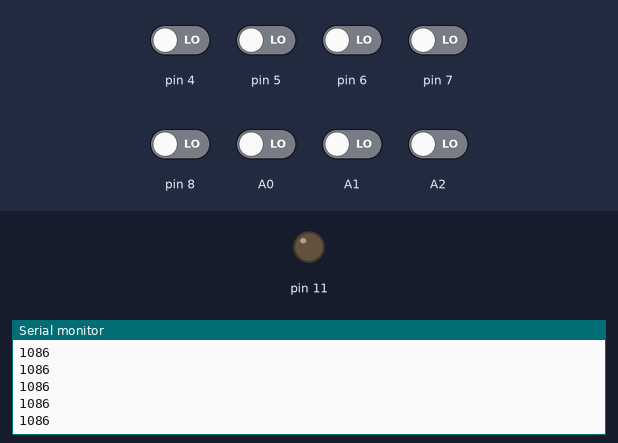
The sketch below on a simulated Arduino Nano, built with avr-gcc and run on an emulated ATmega328P. On the bench: output pins drawn as LEDs (lit = HIGH), the last lines printed to the serial monitor. The inputs (shaded band) are chosen by the test bench; at power-on: A0–2, pin 4–8 LOW.

Above: at 1.2 s.
1.3 s: pin 4 driven HIGH
At 2.0 s:
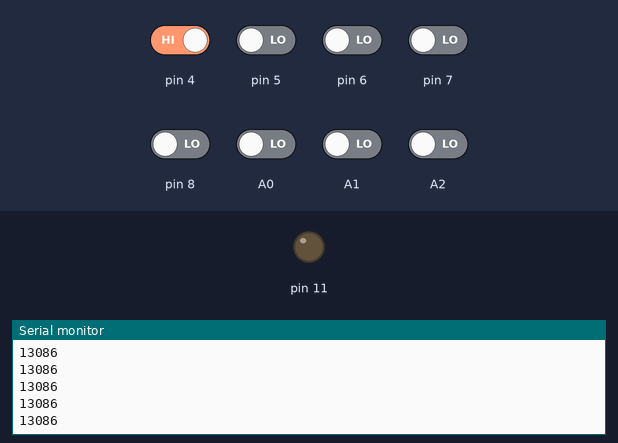
2.8 s: pin 5 driven HIGH
At 3.4 s:
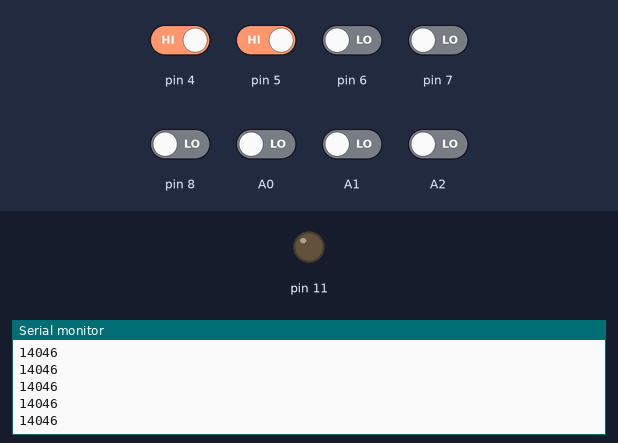
4.3 s: pin 6 driven HIGH
At 5.4 s:
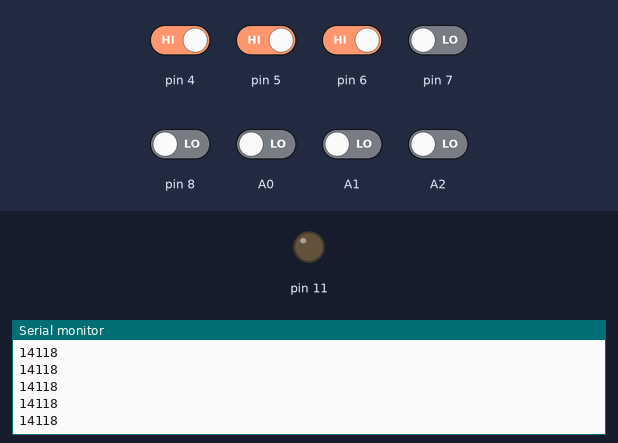
5.8 s: pin 7 driven HIGH
At 6.4 s:
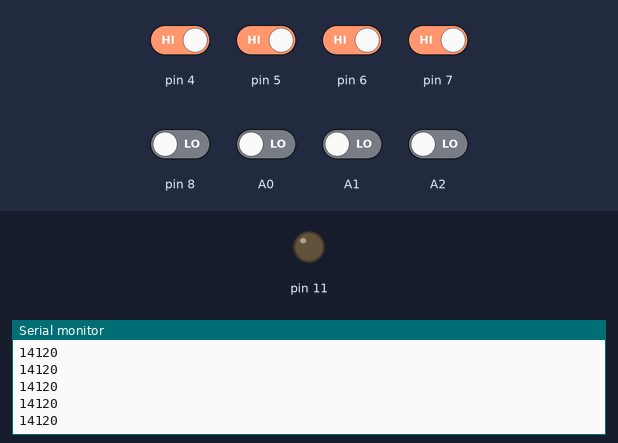
7.3 s: pin 8 driven HIGH
At 7.8 s:
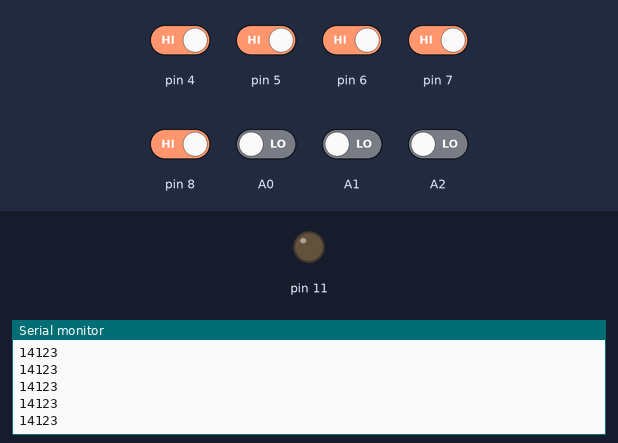
8.8 s: A0 driven HIGH
At 9.3 s:
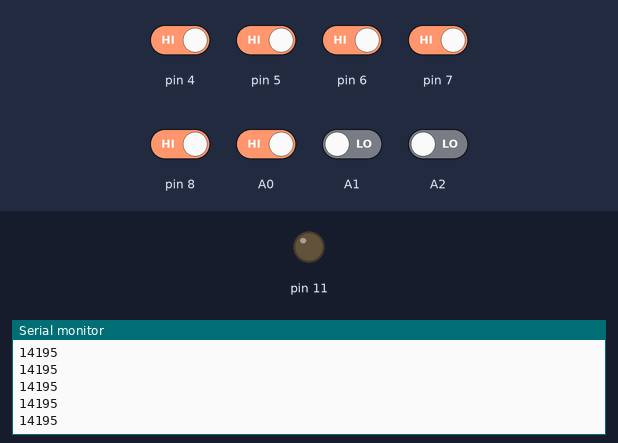
Timing chart, 0 to 11.3 s (numbered marks = the images above; inputs shaded):
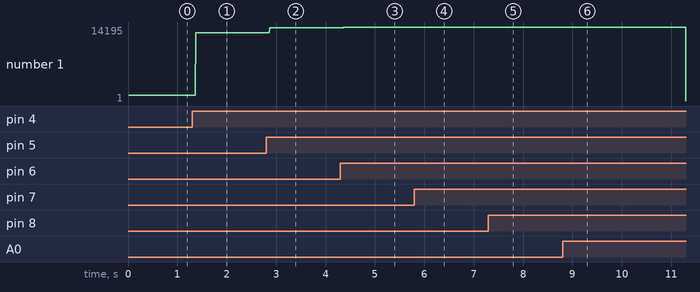

Measured:
- after the input at 1.3 s, the serial monitor: prints a new line after 0.07 s (image 1)
- after the input at 2.8 s, the serial monitor: prints a new line after 0.07 s (image 2)
- after the input at 4.3 s, the serial monitor: prints a new line after 0.07 s (image 3)
- after the input at 5.8 s, the serial monitor: prints a new line after 0.07 s (image 4)
- after the input at 7.3 s, the serial monitor: prints a new line after 0.07 s (image 5)
- after the input at 8.8 s, the serial monitor: prints a new line after 0.07 s (image 6)
- plotted number 1: 1086 → 13086 after the input at 1.3 s, 13086 → 14046 after the input at 2.8 s, 14046 → 14118 after the input at 4.3 s, 14118 → 14120 after the input at 5.8 s, 14120 → 14123 after the input at 7.3 s

The sketch:

MainDriver.ino
```cpp
#include "Global.h"
//#include "LineTrace.cpp"
bool ledState = false;
long lastTime;

void leftInterruptFunction() {
  LMotor.encoderValue++;
}

void rightInterruptFunction() {
  RMotor.encoderValue++;
}

//void setup() {
/*  Serial.begin(115200);
  TWBR = 12;
  Wire.begin();
  initQik();
  leftLaser.begin();
  rightLaser.begin();
  leftColor.begin();
  rightColor.begin();
  LMotor.resetEncoder();
  RMotor.resetEncoder();
  attachInterrupt(digitalPinToInterrupt(LMotor.getPort()),leftInterruptFunction,RISING);
  attachInterrupt(digitalPinToInterrupt(RMotor.getPort()),rightInterruptFunction,RISING);
  lastTime = millis();
  pinMode(LED, OUTPUT);*/
 // Serial.begin(9600);
//}

//void loop() {
 /* if (millis() - lastTime >= 1000) {
    ledState = !ledState;
    digitalWrite(LED, ledState ? HIGH : LOW);
    lastTime = millis();
  }
  lineTrace();
  if (frontPing.getDistance() < 7)
    obstacle();
  if (leftColor.getSilver() == cSilver && rightColor.getSilver() == cSilver) { //silver
    //double check
    evac();
  }*/
  //arrayPID();
//}
```

Evac.cpp
```cpp
#include "Global.h"

void evac() {

}
```

Global.cpp
```cpp
#include <QTRSensors.h>
#include "Global.h"
#include <SoftwareSerial.h>
#include <Adafruit_TCS34725.h>
#include <PololuQik.h>
#include <TCA9548A.h>
#include <VL53L0X.h>
#include <Wire.h>
#include "Pinmap.h"


#define NUM_SENSORS             8  // number of sensors used
#define TIMEOUT                 2500  // average 4 analog samples per sensor reading
#define EMITTER_PIN             12  // emitter is controlled by digital pin 2


Adafruit_TCS34725 colorSensorI2C = Adafruit_TCS34725(TCS34725_INTEGRATIONTIME_50MS, TCS34725_GAIN_4X);
TCA9548A mux = TCA9548A();
VL53L0X longRangeI2C = VL53L0X();
PololuQik2s12v10 motorController = PololuQik2s12v10(10, 9, 11);

QTRSensorsRC qtra((unsigned char[]) {4, 5, 6, 7, 8, A0, A1, A2},
  NUM_SENSORS, TIMEOUT, EMITTER_PIN);


void  initMotorController(){
  motorController.init();
}

Motor LMotor = Motor(0);
Motor RMotor = Motor(1);
LaserSensor leftLaser = LaserSensor(5);
PingSensor frontPing = PingSensor(4);
LaserSensor rightLaser = LaserSensor(7);
ColorSensor leftColor = ColorSensor(1, 0, 0, 0, 0, 0, 0);
ColorSensor rightColor = ColorSensor(2, 0, 0, 0, 0, 0, 0);

float wheelbase = 10;
const float encPerCM = 900 / (PI * 4);
#ifdef MSLSA
const int arrayThreshold = 0;
#else
const int arrayThreshold = 700;
#endif


/**
   Constructor for ColorSebsor
*/
ColorSensor::ColorSensor(int p, int bThresh, int wThresh, float rat, int lMin, int lMax, int temp)
  : port(port)
  , blackThreshold(bThresh)
  , whiteThreshold(wThresh)
  , greenRatio(rat)
  , luxMin(lMin)
  , luxMax(lMax)
  , tempThreshold(temp)
{
  r = 0;
  g = 0;
  b = 0;
  c = 0;
  currentColor = cInvalid;
}

/**
   Starts the color sensor's polling
*/
bool ColorSensor::begin() {
  mux.select(port);
  colorSensorI2C.begin();
}

/**
   Acts as wrapper for the getColorEx of the TCS34725 Sensor
*/
void ColorSensor::getColorRGB(int &r, int &g, int &b, int &c) {
  mux.select(port);
  colorSensorI2C.getRawDataEx(&r, &g, &b, &c);
  this->r = r;
  this->g = g;
  this->b = b;
  this->c = c;
}

uint16_t ColorSensor::getLux() {
  mux.select(port);
  int del;
  getColorRGB(del,del,del,del);
  return colorSensorI2C.calculateLux(r, g, b);
}

uint16_t ColorSensor::getColorTemperature() {
  mux.select(port);
  int del;
  getColorRGB(del,del,del,del);
  return colorSensorI2C.calculateColorTemperature(r, g, b);
}

/**
   Runs the rgb value through the threshold to determine color
*/
Color ColorSensor::getColor() {
  if (port < 0 || port > 7)
    return cInvalid;
  Color curr;
  mux.select(port);
  int red, green, blue, clear;
  do {
    getColorRGB(red, green, blue, clear);
    if (green < blackThreshold) {
      curr = cBlack;
      break;
    }
    if (green > whiteThreshold) {
      curr = cWhite;
      break;
    }
    if ((float)green / blue > greenRatio) {
      curr = cGreen;
      break;
    }
    //writeDebugStreamLine("GRADIENT %d: %d %d", sensor.address, green, red);
    curr = cGradient;
  } while (false);
  currentColor = curr;
  return curr;
}

Color ColorSensor::getSilver() {
  uint16_t temp = getColorTemperature();
  uint16_t lux = getLux();
  if (lux < luxMin)
    return cBlack;
  if (lux > luxMax || temp > tempThreshold)
    return cWhite;
  return cSilver;
}

/**
   Initializes laser sensor with port p
*/
LaserSensor::LaserSensor(int p)
  : port(p)
{
}

/**
   Starts continuous polling of laser sensor
*/
void LaserSensor::begin() {
  mux.select(port);
  longRangeI2C.init();
  longRangeI2C.setTimeout(500);
  longRangeI2C.setMeasurementTimingBudget(20000);
  longRangeI2C.startContinuous();
}

/**
   Reads the laser for value
*/
float LaserSensor::getDistance() {
  mux.select(port);
  return longRangeI2C.readRangeContinuousMillimeters() / (float) 10;
}

/**
   Initializes the ping sensor with signal pin p
*/
PingSensor::PingSensor(int p)
  : pin(p)
{
}

/**
   Gets distance of Ping sensor using digital pin
*/
float PingSensor::getDistance()
{
  long duration;
  pinMode(pin, OUTPUT);
  digitalWrite(pin, LOW);
  delayMicroseconds(2);
  digitalWrite(pin, HIGH);
  delayMicroseconds(5);
  digitalWrite(pin, LOW);

  pinMode(pin, INPUT);
  duration = pulseIn(pin, HIGH);
  return (float)duration / 29 / 2;
}

/**
   Intializes the motor with port p
*/
Motor::Motor(int p)
  : port(p)
  , encoderValue(0)
{
}

/**
   Sets power of motor
*/
void Motor::setPower(int power) {
  if (port == 0)
    Motor::setM0Power(power);
  else
    Motor::setM1Power(power);
}

/**
   Sets encoder count back to 0
*/
void Motor::resetEncoder() {
  encoderValue = 0;
}

/**
   Gets the current running to the motors
*/
int Motor::getCurrent() {
  if (port == 0)
    return Motor::getM0Current();
  else
    return Motor::getM1Current();
}

int Motor::getPort() {
  return port;
}

/**
   Gets the values of the light array
*/
int getArrayValues(int val[]) {
  int startValue = 0;
  int error = 0;
  /*if (sizeof(val) != (sizeof(int) * ARRAY_SIZE))
  {
    Serial.println("invalid");
    return 0;
  }*/
#ifdef MSLSA
  Wire.beginTransmission(0x14 >> 1);
  Wire.write(0x42);
  error = Wire.endTransmission();
  if (error != 0)
    return error;
  Wire.requestFrom(0x14 >> 1, 8);
  memset(0, val, sizeof(int)*ARRAY_SIZE);
  for (int i = startValue; Wire.available(); i++)
    val[i] = Wire.read();
  while (Wire.available())
    Wire.read();
#else
qtra.read(val);
for(int i = 0; i < 8; i++)
{
 // Serial.print(val[i]);
 // Serial.print('\t');
}
//Serial.println();
#endif
  return error;
}

float getWeightedArrValue() {
  int val[ARRAY_SIZE];
  getArrayValues(val);
  float weightedVal= val[0] * 5
         + val[1] * .4
         + val[2] * .03
         + val[3] * .001

         + val[4] * .001
         + val[5] * .03
         + val[6] * .4
         + val[7] * 5;

   return weightedVal;
}

void Motor::setM0Power(int power) {
  //Serial.println(__LINE__);
  //Serial.println(power);
  if (power == 0)
    motorController.setM0Brake(127);
  else {
    motorController.setM0Brake(0);
    motorController.setM0Speed(power);
  }
}

void Motor::setM1Power(int power) {
  //Serial.println(__LINE__);
  //Serial.println(power);
  if (power == 0)
    motorController.setM1Brake(127);
  else {
    motorController.setM1Brake(0);
    motorController.setM1Speed(power);
  }
}

int Motor::getM0Current() {
  return motorController.getM0Current();
}

int Motor::getM1Current() {
  return motorController.getM1Current();
}

void initQik() {
  motorController.init(38400);
}

void stopMotors() {
  LMotor.setPower(0);
  RMotor.setPower(0);
}
/**
   Ensures that the given value is within the lower and upper bound
*/
float clamp(float value, float lowerBound, float upperBound) {
  if (value < lowerBound)
    return lowerBound;
  if (value > upperBound)
    return upperBound;
  return value;
}

void goStraight(float distance, int power) {
  float ticks = distance * encPerCM;
  LMotor.resetEncoder();
  LMotor.setPower(power);
  RMotor.setPower(power);
  while (LMotor.encoderValue < ticks) {}
  stopMotors();
}

void goBack(float distance, int power) {
  float ticks = distance * encPerCM;
  LMotor.resetEncoder();
  LMotor.setPower(-power);
  RMotor.setPower(-power);
  while (LMotor.encoderValue < ticks) {}
  stopMotors();
}

void turnRight(float degrees, int power) {
  float ticks = wheelbase * PI * (degrees / 360) * encPerCM;
  LMotor.resetEncoder();
  LMotor.setPower(power);
  RMotor.setPower(-power);
  while (LMotor.encoderValue < ticks) {}
  stopMotors();
}

void turnLeft(float degrees, int power) {
  float ticks = wheelbase * PI * (degrees / 360) * encPerCM;
  LMotor.resetEncoder();
  LMotor.setPower(-power);
  RMotor.setPower(power);
  while (LMotor.encoderValue < ticks) {}
  stopMotors();
}

bool seeLine() {
  int val[ARRAY_SIZE];
  getArrayValues(val);
  for (int i = 0; i < ARRAY_SIZE; i++)
    if (val[i] < arrayThreshold)
      return true;
  return false;
}

void turnToMiddleArray() {
  float P, I, D;
  float kP = 0;
  float kI = 0;
  float kD = 0;
  float adjust = 0;
  do {
    P = getWeightedArrValue();
    adjust = P * kP;
    LMotor.setPower(-adjust);
    RMotor.setPower(adjust);
  } while (abs(P) > 20);
  stopMotors();
}

int buttonPressed() {
  int thresh[5] = {600, 650, 700,  800, 900 };
  int k;
  int input = analogRead(ADKEYBOARD);
  for (k = 0; k < 5; k++)
    if (input < thresh[k])
      return k;
  if (k >= 5)k = -1;  // No valid key pressed
  return k;
}
```

Global.h
```cpp
#ifndef __GLOBAL_H__
#define __GLOBAL_H__
#include <Arduino.h>
#include <Wire.h>
#include "Pinmap.h"

//#define MSLSA

#ifdef MSLSA
#define ARRAY_SIZE 8
#else
#define ARRAY_SIZE 8
#endif

enum Color{
  cWhite = 0,
  cBlack = 1,
  cGreen = 2,
  cGradient = 3,
  cSilver = 4,
  cInvalid = 5
};

class ColorSensor {
  public:
    int r,g,b,c;
    int port;
    Color currentColor;
    ColorSensor(int port, int blackThreshold, int whiteThreshold, float greenRatio, int luxMin, int luxMax, int tempThreshold);
    Color getColor();
    Color getSilver();
    void getColorRGB(int &r, int &g, int &b, int &c);
    uint16_t getLux();
    uint16_t getColorTemperature();
    bool begin();
  private:
    int blackThreshold;
    int whiteThreshold;
    float greenRatio;
    int luxMax;
    int luxMin;
    int tempThreshold;
};

class LaserSensor {
  public:
    void begin();
    LaserSensor(int port);
    float getDistance();
  private:
    int port;
};

class PingSensor {
  public:
    PingSensor(int pin);
    float getDistance();
  private:
    int pin;
};

class Motor {
  public:
    Motor(int port);
    volatile int encoderValue;
    void resetEncoder();
    void setPower(int power);
    int getCurrent();
    int getPort();
  private:
    static void setM0Power(int power);
    static void setM1Power(int power);
    static int getM0Current();
    static int getM1Current();
    int port;
};
void initMotorController();
extern Motor LMotor;
extern Motor RMotor;
extern LaserSensor leftLaser;
extern PingSensor frontPing;
extern LaserSensor rightLaser;
extern ColorSensor leftColor;
extern ColorSensor rightColor;
extern float wheelbase;
const extern float encPerCM;
const extern int arrayThreshold;

int getArrayValues(int val[]);
float getWeightedArrValue();
float clamp(float value, float lowerBound, float upperBound);
void initQik();
void stopMotors();
void goStraight(float distance, int power);
void goBackward(float distance, int power);
void turnLeft(float degrees, int power);
void turnRight(float degrees, int power);
bool seeLine();
void turnToMiddleArray();
int buttonPressed();

void obstacle();
void lineTrace();
void evac();

#endif
```

LineTrace.cpp
```cpp
#include "Global.h"


int power = 78;

uint8_t getArrayState() {
  int val[ARRAY_SIZE];
  uint8_t ret = 0;
  getArrayValues(val);
  for (int i = 0; i < sizeof(val)/sizeof(int); i++)
    ret = (val < arrayThreshold) | (ret << 1);
  return ret;
}

void arrayPID() {
  float P, I, D;
  float kP = 1;
  float kI = 0;
  float kD = 0;
  unsigned int adjust = 0;
  P = getWeightedArrValue();
  adjust = P * kP;
  float x = power - adjust;
  float y = power + adjust;
  Serial.println(adjust);
  //LMotor.setPower(adjust - power);
  //RMotor.setPower(adjust + power);
}

void lineTrace() {
  leftColor.getColor();
  rightColor.getColor();
  uint8_t arrayState = getArrayState();
  float forwardDistance = 6;
  if (leftColor.currentColor == cGreen && rightColor.currentColor == cGreen) {
    goStraight(forwardDistance, power);
    turnRight(180, power);
  } else if (leftColor.currentColor == cGreen) {
    LMotor.setPower(power);
    LMotor.setPower(power);
    while (leftColor.getColor() != cBlack && leftColor.currentColor != cWhite){}
    if (leftColor.currentColor == cWhite)
      return;
    LMotor.setPower(-power);
    RMotor.setPower(power);
    while (!seeLine()){}
    stopMotors();
    turnToMiddleArray();
  } else if (rightColor.currentColor == cGreen) {
    LMotor.setPower(power);
    LMotor.setPower(power);
    while (rightColor.getColor() != cBlack && rightColor.currentColor != cWhite){}
    if (rightColor.currentColor == cWhite)
      return;
    LMotor.setPower(power);
    RMotor.setPower(-power);
    while (!seeLine()){}
    stopMotors();
    turnToMiddleArray();
  }
  switch (arrayState) {
    case B00011111:
//    case B001111:
      goStraight(3, power);
      if (seeLine())
        return;
      goStraight(forwardDistance - 3, power);
      LMotor.setPower(power);
      RMotor.setPower(-power);
      while (!seeLine()){}
      stopMotors();
      turnToMiddleArray();
      break;
    case B11111000:
//    case B111100:
      goStraight(3, power);
      if (seeLine())
        return;
      goStraight(forwardDistance - 3, power);
      LMotor.setPower(-power);
      RMotor.setPower(power);
      while (!seeLine()){}
      stopMotors();
      turnToMiddleArray();
      break;
//    case B11111111:
//    case B111111:
//
//      break;
    default:
      arrayPID();
      break;
  }
}
void setup()
{
  Serial.begin(9600);
  initMotorController();
}

void loop()
{
  arrayPID();
}
```

Obstacle.cpp
```cpp
#include "Global.h"
void obstacle() {
  const float kP = 0;
  const float kD = 0;
  float P, D;
}
```

Pinmap.h
```cpp
#ifndef __PINMAP_H__
#define __PINMAP_H__
#define ADKEYBOARD A7
#define LED 13
#endif
```
